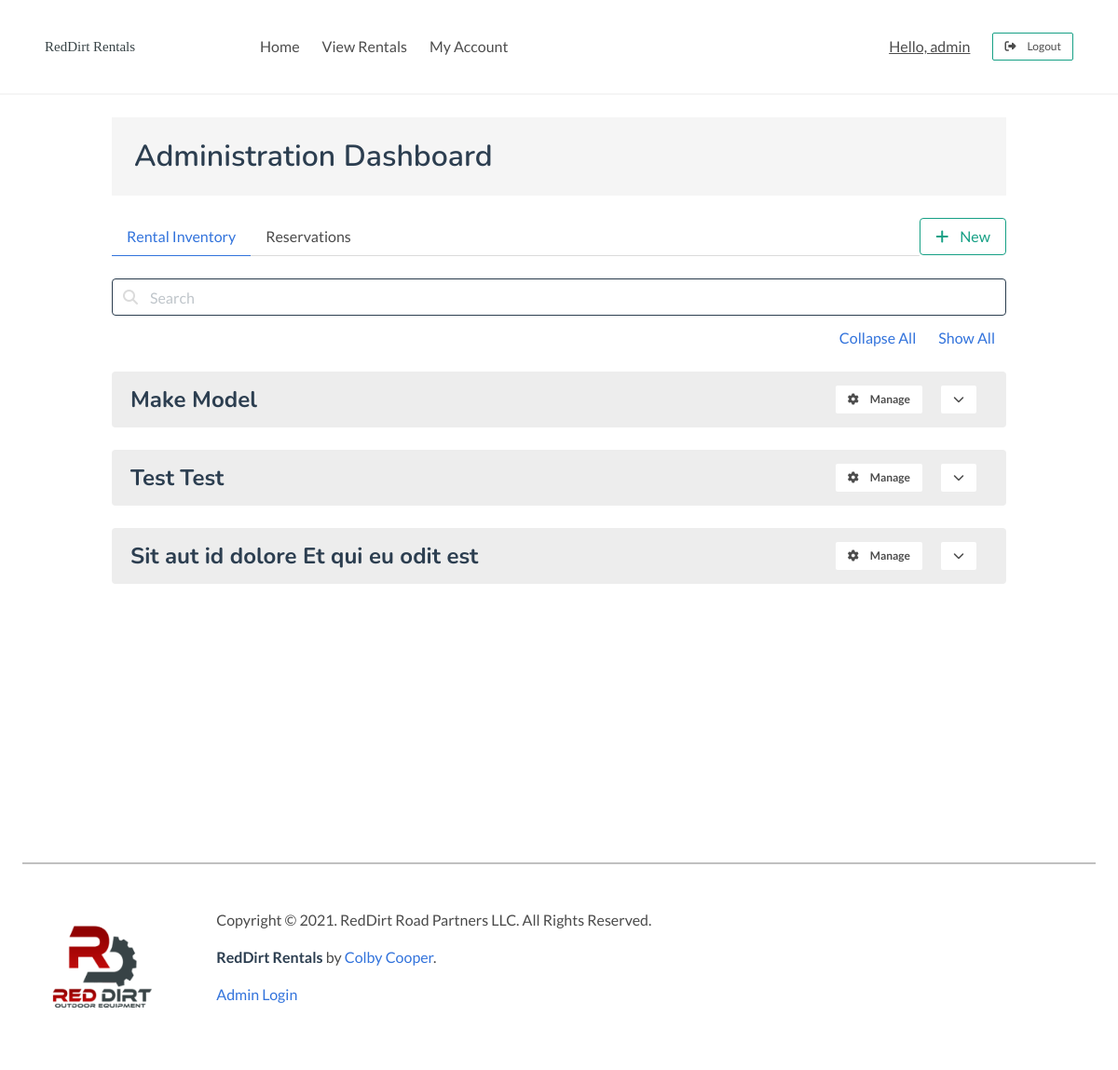
The app's page /admin/inventory (signed in) with its own data.
### tables this page shows
CREATE TABLE inventory (
    id INTEGER PRIMARY KEY AUTOINCREMENT,
    category TEXT,
    make TEXT,
    model TEXT,
    fuel_type TEXT,
    horsepower TEXT, 
    deck_size TEXT,
    implements TEXT,
    stock TEXT,
    drive TEXT,
    rate FLOAT,
    image_paths BLOB,
    job_category TEXT,
    price_range TEXT, 
    is_available INTEGER DEFAULT 1,
    available_on DATE,
    rented_by TEXT,
    rent_queue TEXT,
    is_shown INTEGER DEFAULT 1,
    description TEXT,
    features TEXT
);

### rentals_app/admin.py (the view)
@admin.route('/inventory')
@login_required
def inventory():
    con, cur = helpers.connect_to_db()
    ids = list(cur.execute("SELECT id FROM inventory;").fetchall())
    rentals = []
    for id_list in ids:
        for id in id_list:
            rentals.append(Rental().find_rental(id))
    for rental in rentals:
        rental.implements = list(
            rental.implements
                .replace('[','')
                .replace(']','')
                .replace('\'','')
                .split(',')
        )
        rental.image_paths = list(
            rental.image_paths
                .replace('[','')
                .replace(']','')
                .replace("'",'')
                .split(',')
        )
    con.close
    return render_template('admin/index.html', rentals=rentals)

### rentals_app/auth.py (called while the page is built)
@auth.before_app_request
def check_status():
    if session.get('status') == 'AUTHENTICATED':
        redirect('/admin/inventory')
    else:
        session['status'] = 'FAILED'

def login_required(view):
    @functools.wraps(view)
    def wrapped_view(**kwargs):
        IS_AUTHENTICATED = session.get('status') == 'AUTHENTICATED'
        IS_EXPIRED = session.get('expire') is not None and session.get('expire') < datetime.datetime.now()
        if not IS_AUTHENTICATED:
            session.pop('status')
            flash('You must be logged in to view that page.')
            return redirect(url_for('auth.login'))
        if IS_EXPIRED:
            session.pop('username')
            session['status'] = 'FAILED'
            session.pop('IS_ADMIN')
            flash('Please reverify your credentials.')
            return redirect(url_for('auth.login'))
        return view(**kwargs)
    return wrapped_view

### rentals_app/helpers.py (called while the page is built)
def connect_to_db():
    con = sqlite3.connect('/Users/colby/RedDirtRentals/database.db')
    return con, con.cursor()

### rentals_app/templates/admin/index.html (shortened to what this page needs)
{% extends "base.html" %}
{% block content %}
<div class="container is-fluid my-5">
    <div class="container is-max-desktop">
        <div class="p-5 has-background-light">
            <h1 class="title is-family-secondary">Administration Dashboard</h1>
        </div>
        <div class="tabs">
            <ul>
                <li class="tab-item is-active"><a id="inventory_tab">Rental Inventory</a></li>
                <li class="tab-item "><a id="reservations_tab">Reservations</a></li>
            </ul>
            <a href="{{ url_for('admin.new') }}"
               class="button is-info is-outlined">
                <i class="fas fa-plus mr-3"></i>New
            </a>
        </div>
        <div id="inventory_tab_view"
             class="">
            <div class="is-flex is-flex-direction-column mb-3">
                <form action=""
                      method="">
                    <div class="field is-fullwidth">
                        <p class="control has-icons-left">
                            <input class="input is-dark"
                                   type="text"
                                   name="inventory_query "
                                   placeholder="Search ">
                            <span class="icon is-small is-left ">
                            </span>
                        </p>
                    </div>
                </form>
            </div>
            <div class="is-flex is-flex-direction-row is-justify-content-flex-end pb-5">
                <a id="collapse_all_inventory"
                   class="is-link has-text-link mx-3">Collapse All</a>
                <a id="show_all_inventory"
                   class="is-link has-text-link mx-3">Show All</a>
            </div>
            {% for rental in rentals %}
            <nav class="panel"
                 style="box-shadow: none;"
                 id="inventory-panel-{{ rental.rental_id }}">
                <div class="panel-heading is-flex is-flex-direction-row"
                     style="border-radius: 4px;">
                    <p class="is-flex-grow-5 is-family-secondary expand-toggle is-size-4 is-clickable">
                        {{ rental.make }} {{ rental.model }}
                    </p>
                    <a href="{{ url_for( 'admin.details', id=rental.rental_id) }} "
                       class="button is-primary is-small mx-2">
                        <i class=" fas fa-cog mr-3 "></i>Manage
                    </a>
                    <button class="button is-primary is-small expand-toggle mx-3">
                        <i class="fas fa-chevron-down "></i>
                    </button>
                </div>
            </nav>
            {% endfor %}
        </div>
    </div>
</div>
{% endblock %}

### records on screen
inventory: make "Make", model "Model"
inventory: make "Test", model "Test"
inventory: make "Sit aut id dolore", model "Et qui eu odit est"

### other values on screen
{{ session['username'] }} "admin"
